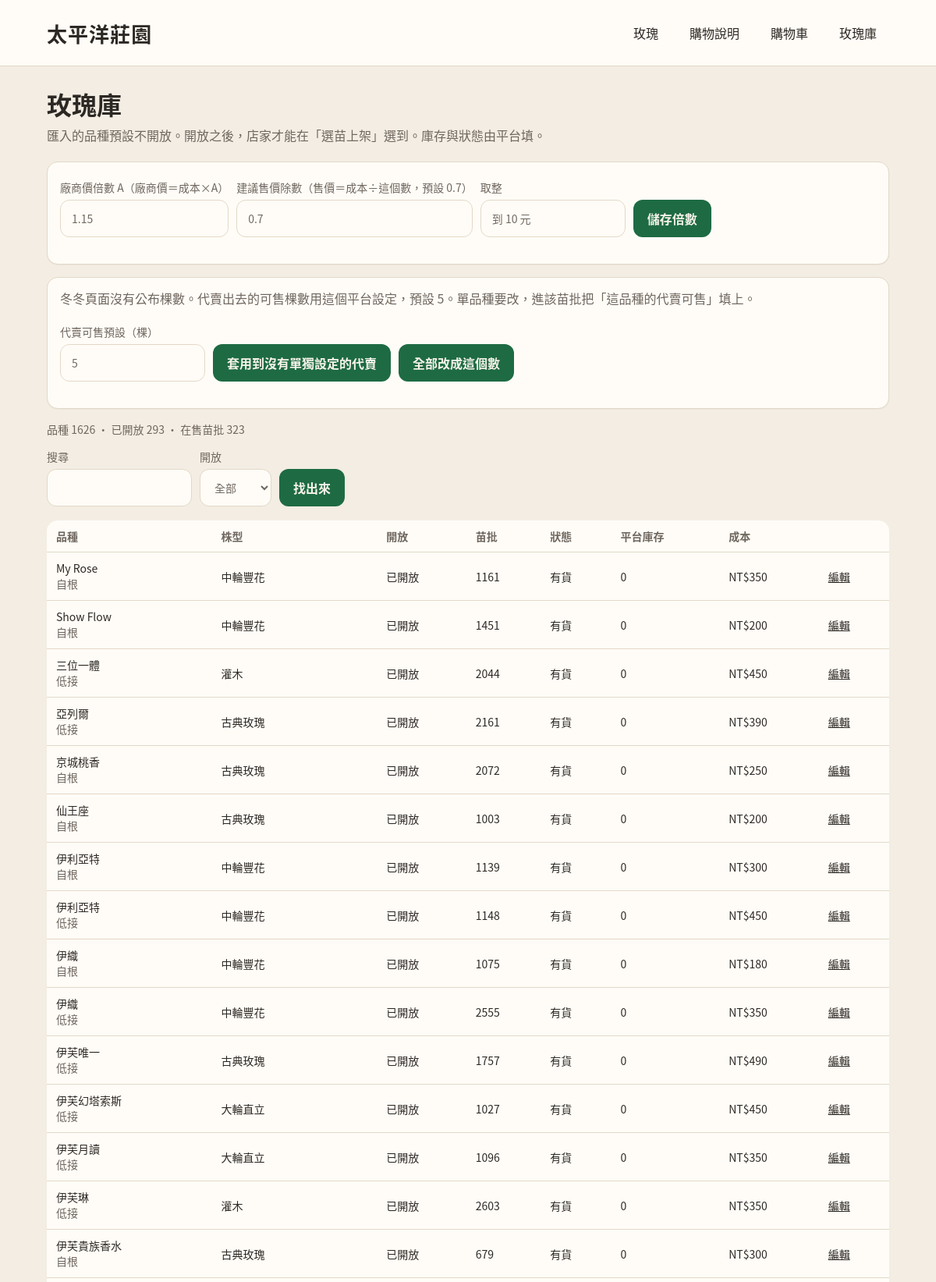
/garden/admin/roses (signed in, upper part), run on the app's committed database.
### tables this page shows
CREATE TABLE settings (
  key TEXT PRIMARY KEY,
  value TEXT NOT NULL
);

CREATE TABLE rose_offers (
  id INTEGER PRIMARY KEY,
  variety_id INTEGER NOT NULL,
  supplier_sku TEXT NOT NULL UNIQUE,
  list_name TEXT NOT NULL,
  seedling TEXT NOT NULL DEFAULT '待補',
  cost_twd INTEGER,
  platform_stock INTEGER NOT NULL DEFAULT 0,
  offer_state TEXT NOT NULL DEFAULT '有貨',
  auto_preorder INTEGER NOT NULL DEFAULT 0,
  eta TEXT NOT NULL DEFAULT '',
  stock_note TEXT NOT NULL DEFAULT '',
  photo TEXT NOT NULL DEFAULT '',
  menu_label TEXT NOT NULL DEFAULT '',
  instock_at_import INTEGER NOT NULL DEFAULT 0,
  consigned_product_id INTEGER,
  FOREIGN KEY (variety_id) REFERENCES rose_varieties(id)
);

CREATE TABLE rose_varieties (
  id INTEGER PRIMARY KEY,
  variety_key TEXT NOT NULL UNIQUE,
  name_zh TEXT NOT NULL,
  name_orig TEXT NOT NULL DEFAULT '待補',
  aliases TEXT NOT NULL DEFAULT '待補',
  reg_name TEXT NOT NULL DEFAULT '待補',
  class_main TEXT NOT NULL DEFAULT '待補',
  class_intl TEXT NOT NULL DEFAULT '待補',
  ogr_class TEXT NOT NULL DEFAULT '待補',
  series TEXT NOT NULL DEFAULT '待補',
  breeder TEXT NOT NULL DEFAULT '待補',
  breeder_country TEXT NOT NULL DEFAULT '待補',
  year TEXT NOT NULL DEFAULT '待補',
  color_group TEXT NOT NULL DEFAULT '待補',
  color_desc TEXT NOT NULL DEFAULT '待補',
  fragrance TEXT NOT NULL DEFAULT '待補',
  scent_type TEXT NOT NULL DEFAULT '待補',
  flower_dia_cm TEXT NOT NULL DEFAULT '待補',
  flower_size TEXT NOT NULL DEFAULT '待補',
  petals TEXT NOT NULL DEFAULT '待補',
  doubleness TEXT NOT NULL DEFAULT '待補',
  form TEXT NOT NULL DEFAULT '待補',
  inflorescence TEXT NOT NULL DEFAULT '待補',
  bloom_habit TEXT NOT NULL DEFAULT '待補',
  bloom_months TEXT NOT NULL DEFAULT '待補',
  height_cm TEXT NOT NULL DEFAULT '待補',
  width_cm TEXT NOT NULL DEFAULT '待補',
  growth_habit TEXT NOT NULL DEFAULT '待補',
  disease_bs TEXT NOT NULL DEFAULT '待補',
  disease_pm TEXT NOT NULL DEFAULT '待補',
  heat_tw TEXT NOT NULL DEFAULT '待補',
  heat_flag TEXT NOT NULL DEFAULT '待補',
  shade TEXT NOT NULL DEFAULT '待補',
  usda_zone TEXT NOT NULL DEFAULT '待補',
  uses TEXT NOT NULL DEFAULT '待補',
  thorns TEXT NOT NULL DEFAULT '待補',
  awards TEXT NOT NULL DEFAULT '待補',
  pvr TEXT NOT NULL DEFAULT '待補',
  seedling_types TEXT NOT NULL DEFAULT '待補',
  description TEXT NOT NULL DEFAULT '',
  listed INTEGER NOT NULL DEFAULT 0,
  multiplier_a REAL,
  retail_divisor REAL,
  sources_json TEXT NOT NULL DEFAULT '{}',
  updated_at TEXT NOT NULL
, consign_stock INTEGER, legacy_id INTEGER);

### src/bootstrap.php (called while the page is built, shortened)
<?php
function garden_root(): string
{
    return dirname(__DIR__);
}
function garden_config(): array
{
    static $cfg = null;
    if (is_array($cfg)) {
        return $cfg;
    }
    $cfg = [
        'db' => garden_root() . '/data/garden.sqlite',
        'payment' => 'mock',
        'base_path' => '/garden',
        'phone' => '0937667917',
        'line' => '@a0937667917',
        'host' => 'seasideresort.com.tw',
    ];
    $path = getenv('GARDEN_CONFIG');
    if ($path === false || $path === '') {
        $path = '/home/irihvsuu/garden_private/config.php';
    }
    $envDb = getenv('GARDEN_DB');
    $cfg['payment'] = 'mock';
    return $cfg;
}
function db_path(): string
{
    return garden_config()['db'];
}
function base_path(): string
{
    $base = garden_config()['base_path'];
    $base = '/' . trim($base, '/');
    return $base === '/' ? '' : $base;
}
function url(string $path = '/'): string
{
    $path = '/' . ltrim($path, '/');
    $base = base_path();
    if ($path === '/') {
        return $base === '' ? '/' : $base . '/';
    }
    return $base . $path;
}
function db(): PDO
{
    static $pdo = null;
    if ($pdo instanceof PDO) {
        return $pdo;
    }
    $path = db_path();
    $pdo = new PDO('sqlite:' . $path, null, null, [
        PDO::ATTR_ERRMODE => PDO::ERRMODE_EXCEPTION,
        PDO::ATTR_DEFAULT_FETCH_MODE => PDO::FETCH_ASSOC,
    ]);
    $pdo->exec('PRAGMA foreign_keys = ON');
    ensure_schema($pdo);
    return $pdo;
}
function h(?string $value): string
{
    return htmlspecialchars((string) $value, ENT_QUOTES | ENT_SUBSTITUTE, 'UTF-8');
}
function money(int $n): string
{
    return 'NT$' . number_format($n);
}
function categories(): array
{
    return [
        ['code' => 'HT', 'name' => '大輪直立', 'group' => '玫瑰', 'blurb' => ''],
        ['code' => 'FL', 'name' => '中輪豐花', 'group' => '玫瑰', 'blurb' => ''],
        ['code' => 'MIN', 'name' => '迷你', 'group' => '玫瑰', 'blurb' => ''],
        ['code' => 'SHR', 'name' => '灌木', 'group' => '玫瑰', 'blurb' => '英國玫瑰以育種者辨認，歸在灌木。'],
        ['code' => 'GC', 'name' => '地被', 'group' => '玫瑰', 'blurb' => ''],
        ['code' => 'CL', 'name' => '小型藤本', 'group' => '玫瑰', 'blurb' => '枝條較短，適合拱門與柱子，一般約可爬 2–3 公尺。'],
        ['code' => 'RA', 'name' => '蔓性藤本', 'group' => '玫瑰', 'blurb' => '枝條長而軟，適合籬笆與棚架整片披覆。'],
        ['code' => 'OGR', 'name' => '古典玫瑰', 'group' => '玫瑰', 'blurb' => ''],
        ['code' => 'SP', 'name' => '原種', 'group' => '玫瑰', 'blurb' => ''],
        ['code' => 'RS', 'name' => '砧木與繁殖材料', 'group' => '砧木與繁殖材料', 'blurb' => ''],
    ];
}
function category_name(string $code): string
{
    foreach (categories() as $cat) {
        if ($cat['code'] === $code) {
            return $cat['name'];
        }
    }
    return $code === '' ? PENDING : $code;
}
function ensure_schema(PDO $pdo): void
{
    $defaults = [
        'multiplier_a' => '1.15',
        'retail_divisor' => '0.7',
        'round_to' => '10',
        'min_batch' => '1',
        'consign_stock_default' => '5',
    ];
    $ins = $pdo->prepare('INSERT OR IGNORE INTO settings (key, value) VALUES (?, ?)');
    foreach ($defaults as $k => $v) {
        $ins->execute([$k, $v]);
    }
    $cols = array_column($pdo->query('PRAGMA table_info(rose_varieties)')->fetchAll(), 'name');
    $pcols = array_column($pdo->query('PRAGMA table_info(products)')->fetchAll(), 'name');
    garden_add_column($pdo, 'products', 'ship_month', 'ship_month TEXT NOT NULL DEFAULT \'\'');
    garden_add_column($pdo, 'products', 'legacy_id', 'legacy_id INTEGER');
    garden_add_column($pdo, 'vendors', 'bank_name', 'bank_name TEXT NOT NULL DEFAULT \'\'');
    garden_add_column($pdo, 'vendors', 'bank_code', 'bank_code TEXT NOT NULL DEFAULT \'\'');
    garden_add_column($pdo, 'vendors', 'account_no', 'account_no TEXT NOT NULL DEFAULT \'\'');
    garden_add_column($pdo, 'vendors', 'account_name', 'account_name TEXT NOT NULL DEFAULT \'\'');
    garden_add_column($pdo, 'vendors', 'pay_days', 'pay_days INTEGER');
    garden_add_column($pdo, 'vendors', 'legacy_id', 'legacy_id INTEGER');
    garden_add_column($pdo, 'orders', 'buyer_name', 'buyer_name TEXT NOT NULL DEFAULT \'\'');
    garden_add_column($pdo, 'orders', 'buyer_phone', 'buyer_phone TEXT NOT NULL DEFAULT \'\'');
    garden_add_column($pdo, 'orders', 'buyer_address', 'buyer_address TEXT NOT NULL DEFAULT \'\'');
    garden_add_column($pdo, 'orders', 'pay_method', 'pay_method TEXT NOT NULL DEFAULT \'\'');
    garden_add_column($pdo, 'orders', 'pay_last5', 'pay_last5 TEXT NOT NULL DEFAULT \'\'');
    garden_add_column($pdo, 'orders', 'pay_deadline', 'pay_deadline TEXT NOT NULL DEFAULT \'\'');
    garden_add_column($pdo, 'orders', 'pay_status', 'pay_status TEXT NOT NULL DEFAULT \'\'');
    garden_add_column($pdo, 'orders', 'legacy_id', 'legacy_id INTEGER');
    garden_add_column($pdo, 'rose_varieties', 'legacy_id', 'legacy_id INTEGER');
}
function garden_add_column(PDO $pdo, string $table, string $column, string $definition): void
{
    $cols = array_column($pdo->query('PRAGMA table_info(' . $table . ')')->fetchAll(), 'name');
}
function setting(string $key): string
{
    $stmt = db()->prepare('SELECT value FROM settings WHERE key = ?');
    $stmt->execute([$key]);
    $v = $stmt->fetchColumn();
    return $v === false ? '' : (string) $v;
}
function current_user(): ?array
{
    return $_SESSION['user'] ?? null;
}
function cart_items(): array
{
    return $_SESSION['cart'] ?? [];
}
function render(string $view, array $data = []): void
{
    $data['user'] = current_user();
    $data['cartCount'] = array_sum(cart_items());
    extract($data, EXTR_SKIP);
    include garden_root() . '/views/' . $view . '.php';
    include garden_root() . '/views/layout.php';
}

### views/admin_roses.php (the view, shortened to what this page needs)
<h1>玫瑰庫</h1>
<p class="lede">匯入的品種預設不開放。開放之後，店家才能在「選苗上架」選到。庫存與狀態由平台填。</p>
<form method="post" action="<?= h(url('/admin/settings')) ?>" class="card pad" style="margin-bottom:16px">
  <div class="filters">
    <label class="f">廠商價倍數 A（廠商價＝成本×A）
      <input type="text" name="multiplier_a" value="<?= h($settings['multiplier_a']) ?>">
    </label>
    <label class="f">建議售價除數（售價＝成本÷這個數，預設 0.7）
      <input type="text" name="retail_divisor" value="<?= h($settings['retail_divisor']) ?>">
    </label>
    <label class="f">取整
      <input type="text" value="到 10 元" disabled>
    </label>
    <button class="btn" type="submit">儲存倍數</button>
  </div>
</form>
<form method="post" action="<?= h(url('/admin/consign-stock')) ?>" class="card pad" style="margin-bottom:16px">
  <p class="lede">冬冬頁面沒有公布棵數。代賣出去的可售棵數用這個平台設定，預設 5。單品種要改，進該苗批把「這品種的代賣可售」填上。</p>
  <div class="filters">
    <label class="f">代賣可售預設（棵）
      <input type="number" name="consign_stock_default" min="1" value="<?= h($settings['consign_stock_default'] ?? '5') ?>">
    </label>
    <button class="btn" type="submit" name="apply" value="missing">套用到沒有單獨設定的代賣</button>
    <button class="btn" type="submit" name="apply" value="all">全部改成這個數</button>
  </div>
</form>
<p class="meta">品種 <?= (int) $counts['varieties'] ?> · 已開放 <?= (int) $counts['listed'] ?> · 在售苗批 <?= (int) $counts['offers'] ?></p>
<form class="filters" method="get" action="<?= h(url('/admin/roses')) ?>">
  <label class="f">搜尋<input type="text" name="q" value="<?= h($q) ?>"></label>
  <label class="f">開放
    <select name="listed">
      <option value="">全部</option>
    </select>
  </label>
  <button class="btn" type="submit">找出來</button>
</form>
<table class="table">
  <thead>
    <tr><th>品種</th><th>株型</th><th>開放</th><th>苗批</th><th>狀態</th><th>平台庫存</th><th>成本</th><th></th></tr>
  </thead>
  <tbody>
  <?php foreach ($rows as $row): ?>
    <tr>
      <td><?= h($row['name_zh']) ?><div class="meta"><?= h($row['seedling']) ?></div></td>
      <td><?= h(category_name((string) $row['class_main'])) ?></td>
      <td><?= (int) $row['listed'] === 1 ? '已開放' : '未開放' ?></td>
      <td><?= h($row['supplier_sku']) ?></td>
      <td><?= h($row['offer_state']) ?></td>
      <td><?= (int) $row['platform_stock'] ?></td>
      <td><?= $row['cost_twd'] === null ? PENDING : money((int) $row['cost_twd']) ?></td>
      <td><a href="<?= h(url('/admin/rose/' . (int) $row['offer_id'])) ?>">編輯</a></td>
    </tr>
  <?php endforeach; ?>
  </tbody>
</table>

### assets/app.css (style rules this page uses)
:root { --cream: #f3ede3; --paper: #fffcf7; --ink: #2c2824; --muted: #6f675f; --line: #e3d8c8; --green: #1e6b43; --green-dark: #154e32; --warn: #8a3e2a; --shadow: 0 1px 0 rgba(44, 40, 36, 0.04); --radius: 14px; --gap: 16px; font-family: "Noto Sans CJK TC", "Noto Sans TC", "PingFang TC", "Microsoft JhengHei", sans-serif; }
* { box-sizing: border-box; }
html, body { margin: 0; padding: 0; background: var(--cream); color: var(--ink); }
body { min-height: 100vh; }
a { color: inherit; }
button, input, select, textarea { font: inherit; color: inherit; }
h1 { font-size: 32px; line-height: 1.25; margin: 0 0 8px; font-weight: 700; }
.lede { color: var(--muted); margin: 0 0 20px; font-size: 16px; line-height: 1.6; }
.card { background: var(--paper); border: 1px solid var(--line); border-radius: var(--radius); box-shadow: var(--shadow); overflow: hidden; }
.card .pad, .pad { padding: 14px 16px 16px; }
.meta { color: var(--muted); font-size: 14px; line-height: 1.5; }
.filters { display: flex; flex-wrap: wrap; gap: 10px; margin: 8px 0 18px; align-items: end; }
label.f { display: flex; flex-direction: column; gap: 6px; font-size: 14px; color: var(--muted); }
select, input[type="text"], input[type="password"], input[type="number"] { background: var(--paper); border: 1px solid var(--line); border-radius: 12px; padding: 12px 14px; min-height: 48px; }
.btn { display: inline-flex; align-items: center; justify-content: center; gap: 8px; background: var(--green); color: #f7f3ea; border: 0; border-radius: 12px; min-height: 48px; padding: 0 18px; text-decoration: none; font-weight: 700; cursor: pointer; }
.table { width: 100%; border-collapse: collapse; background: var(--paper); border-radius: var(--radius); overflow: hidden; }
.table th, .table td { padding: 10px 12px; border-bottom: 1px solid var(--line); text-align: left; font-size: 14px; }
.table th { color: var(--muted); font-weight: 600; }

### data on the page
settings: consign_stock_default "5"
rose_offers: variety.name_zh "My Rose", seedling "自根", variety.class_main "中輪豐花", shows "已開放", supplier_sku "1161", offer_state "有貨", platform_stock "0", cost_twd "NT$350"
rose_offers: variety.name_zh "Show Flow", seedling "自根", variety.class_main "中輪豐花", shows "已開放", supplier_sku "1451", offer_state "有貨", platform_stock "0", cost_twd "NT$200"
rose_offers: variety.name_zh "三位一體", seedling "低接", variety.class_main "灌木", shows "已開放", supplier_sku "2044", offer_state "有貨", platform_stock "0", cost_twd "NT$450"
rose_offers: variety.name_zh "亞列爾", seedling "低接", variety.class_main "古典玫瑰", shows "已開放", supplier_sku "2161", offer_state "有貨", platform_stock "0", cost_twd "NT$390"
rose_offers: variety.name_zh "京城桃香", seedling "自根", variety.class_main "古典玫瑰", shows "已開放", supplier_sku "2072", offer_state "有貨", platform_stock "0", cost_twd "NT$250"
rose_offers: variety.name_zh "仙王座", seedling "自根", variety.class_main "古典玫瑰", shows "已開放", supplier_sku "1003", offer_state "有貨", platform_stock "0", cost_twd "NT$200"
rose_offers: variety.name_zh "伊利亞特", seedling "自根", variety.class_main "中輪豐花", shows "已開放", supplier_sku "1139", offer_state "有貨", platform_stock "0", cost_twd "NT$300"
rose_offers: variety.name_zh "伊利亞特", seedling "低接", variety.class_main "中輪豐花", shows "已開放", supplier_sku "1148", offer_state "有貨", platform_stock "0", cost_twd "NT$450"
rose_offers: variety.name_zh "伊織", seedling "自根", variety.class_main "中輪豐花", shows "已開放", supplier_sku "1075", offer_state "有貨", platform_stock "0", cost_twd "NT$180"
rose_offers: variety.name_zh "伊織", seedling "低接", variety.class_main "中輪豐花", shows "已開放", supplier_sku "2555", offer_state "有貨", platform_stock "0", cost_twd "NT$350"
rose_offers: variety.name_zh "伊芙唯一", seedling "低接", variety.class_main "古典玫瑰", shows "已開放", supplier_sku "1757", offer_state "有貨", platform_stock "0", cost_twd "NT$490"
rose_offers: variety.name_zh "伊芙幻塔索斯", seedling "低接", variety.class_main "大輪直立", shows "已開放", supplier_sku "1027", offer_state "有貨", platform_stock "0", cost_twd "NT$450"
rose_offers: variety.name_zh "伊芙月讀", seedling "低接", variety.class_main "大輪直立", shows "已開放", supplier_sku "1096", offer_state "有貨", platform_stock "0", cost_twd "NT$350"
rose_offers: variety.name_zh "伊芙琳", seedling "低接", variety.class_main "灌木", shows "已開放", supplier_sku "2603", offer_state "有貨", platform_stock "0", cost_twd "NT$350"
rose_offers: variety.name_zh "伊芙貴族香水", seedling "自根", variety.class_main "古典玫瑰", shows "已開放", supplier_sku "679", offer_state "有貨", platform_stock "0", cost_twd "NT$300"

### other printed values
$counts['varieties'] "1626"
$counts['listed'] "293"
$counts['offers'] "323"
